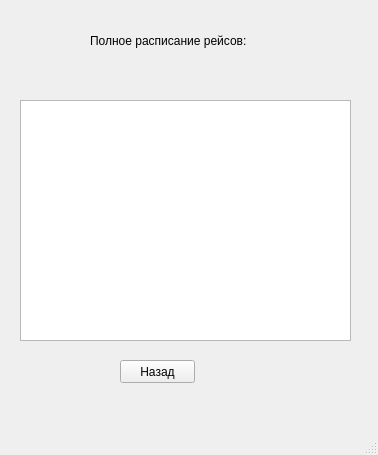
<?xml version="1.0" encoding="UTF-8"?>
<ui version="4.0">
 <class>MainWindow</class>
 <widget class="QMainWindow" name="MainWindow">
  <property name="geometry">
   <rect>
    <x>0</x>
    <y>0</y>
    <width>378</width>
    <height>455</height>
   </rect>
  </property>
  <property name="windowTitle">
   <string>MainWindow</string>
  </property>
  <widget class="QWidget" name="centralwidget">
   <widget class="QLabel" name="label">
    <property name="geometry">
     <rect>
      <x>90</x>
      <y>30</y>
      <width>181</width>
      <height>21</height>
     </rect>
    </property>
    <property name="text">
     <string>Полное расписание рейсов:</string>
    </property>
   </widget>
   <widget class="QTableWidget" name="tableWidget">
    <property name="geometry">
     <rect>
      <x>20</x>
      <y>100</y>
      <width>331</width>
      <height>241</height>
     </rect>
    </property>
   </widget>
   <widget class="QPushButton" name="pushButton">
    <property name="geometry">
     <rect>
      <x>120</x>
      <y>360</y>
      <width>75</width>
      <height>23</height>
     </rect>
    </property>
    <property name="text">
     <string>Назад</string>
    </property>
   </widget>
  </widget>
  <widget class="QMenuBar" name="menubar">
   <property name="geometry">
    <rect>
     <x>0</x>
     <y>0</y>
     <width>378</width>
     <height>21</height>
    </rect>
   </property>
  </widget>
  <widget class="QStatusBar" name="statusbar"/>
 </widget>
 <resources/>
 <connections/>
</ui>
